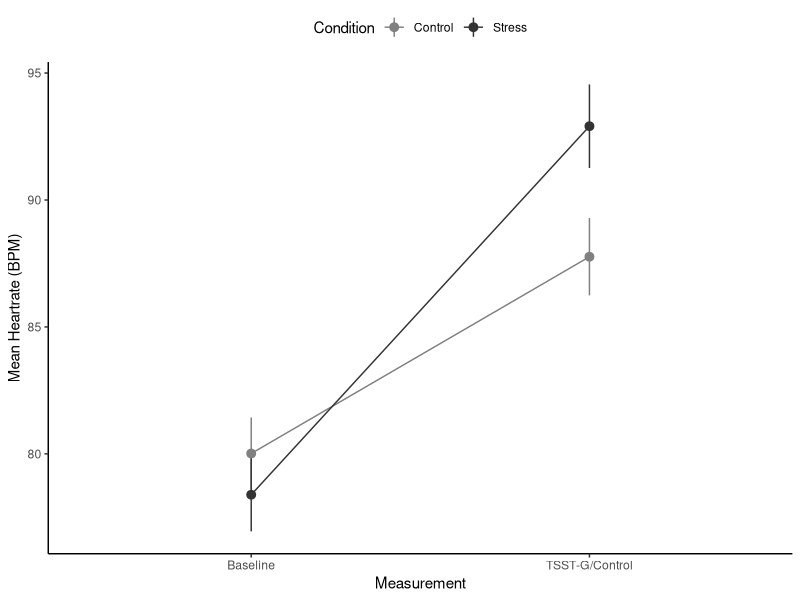
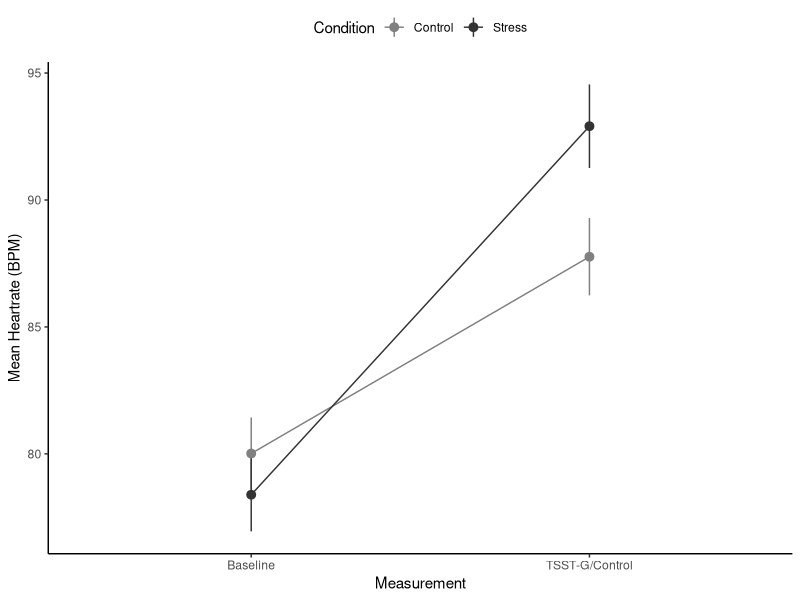

Source code (R) for these figures, in order:
## ---- chunk 1
library(tidyverse)
bronar_simulation_data <- read_csv("data/raw/bronars_simulation_data.csv")
## ---- chunk 2
#| label: fig-heartrate
#| echo: false
#| message: false
#| warning: false
#| results: false 
#| fig.cap: "Fig 3: Mean heart rate of stress and control groups at baseline and during intervention."

library(tidyverse)
library(BayesFactor)

#Read data
df <- read_csv("data/processed/preprocessed-GARP-TSST-data.csv")

#Convert df to long-format
df_long <- df %>%
  pivot_longer(cols = c(HR_Baseline_Average, HR_TSST_Average),
               names_to = "Measurement",
               values_to = "HR")

#Drop missing values
df_long <- df_long %>% drop_na(HR)

#Make sure columns are coded as factors for analysis
df_long$VPN <- as.factor(df_long$VPN)
df_long$Measurement <- as.factor(df_long$Measurement)
df_long$Condition <- as.factor(df_long$Condition)

#Bayesian Analysis
BF <- anovaBF(formula = HR ~ Measurement*Condition + VPN,
              data = df_long,
              whichRandom = "VPN")

#Evidence for interaction term
BF_interaction <- BF[4]/BF[3]

BF_interaction

#Summarize to mean / SEM for plot
df_long2 <- df_long %>%
  group_by(Measurement, Condition) %>%
  summarize(mean_value = mean(HR, na.rm = T),
            sem = sd(HR, na.rm = T)/sqrt(n()))

#Create plot
plot <- ggplot(df_long2, aes(Measurement, mean_value, group = Condition, color = Condition)) +
  geom_pointrange(aes(ymin=mean_value-sem, ymax= mean_value+sem)) +
  geom_line() +
  theme_classic() +
  scale_x_discrete(labels = c("Baseline",
                              "TSST-G/Control")) +
  ylab("Mean Heartrate (BPM)") +
  scale_colour_grey(start = 0.5, end = 0.2) +
  theme(legend.position = "top")

#Print and save plots  
plot

ggsave("output/heartrate.pdf", plot, width = 4, height = 3)
